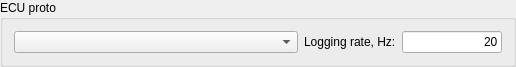
<?xml version="1.0" encoding="UTF-8"?>
<ui version="4.0">
 <class>protoManager</class>
 <widget class="QGroupBox" name="protoManager">
  <property name="geometry">
   <rect>
    <x>0</x>
    <y>0</y>
    <width>516</width>
    <height>61</height>
   </rect>
  </property>
  <property name="sizePolicy">
   <sizepolicy hsizetype="Expanding" vsizetype="Minimum">
    <horstretch>0</horstretch>
    <verstretch>0</verstretch>
   </sizepolicy>
  </property>
  <property name="windowTitle">
   <string>GroupBox</string>
  </property>
  <property name="title">
   <string>ECU proto</string>
  </property>
  <layout class="QHBoxLayout" name="horizontalLayout">
   <item>
    <widget class="QComboBox" name="availProto">
     <property name="sizePolicy">
      <sizepolicy hsizetype="Expanding" vsizetype="Minimum">
       <horstretch>100</horstretch>
       <verstretch>0</verstretch>
      </sizepolicy>
     </property>
    </widget>
   </item>
   <item>
    <widget class="QLabel" name="logratelabel">
     <property name="sizePolicy">
      <sizepolicy hsizetype="Minimum" vsizetype="Minimum">
       <horstretch>0</horstretch>
       <verstretch>0</verstretch>
      </sizepolicy>
     </property>
     <property name="text">
      <string>Logging rate, Hz:</string>
     </property>
    </widget>
   </item>
   <item>
    <widget class="QLineEdit" name="el_lograte">
     <property name="sizePolicy">
      <sizepolicy hsizetype="Minimum" vsizetype="Minimum">
       <horstretch>0</horstretch>
       <verstretch>0</verstretch>
      </sizepolicy>
     </property>
     <property name="minimumSize">
      <size>
       <width>100</width>
       <height>20</height>
      </size>
     </property>
     <property name="maximumSize">
      <size>
       <width>100</width>
       <height>16777215</height>
      </size>
     </property>
     <property name="baseSize">
      <size>
       <width>20</width>
       <height>0</height>
      </size>
     </property>
     <property name="text">
      <string>20</string>
     </property>
     <property name="maxLength">
      <number>8</number>
     </property>
     <property name="alignment">
      <set>Qt::AlignRight|Qt::AlignTrailing|Qt::AlignVCenter</set>
     </property>
     <property name="clearButtonEnabled">
      <bool>false</bool>
     </property>
    </widget>
   </item>
  </layout>
 </widget>
 <resources/>
 <connections/>
</ui>
